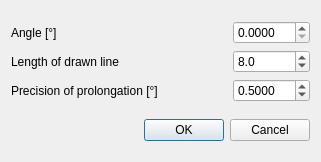
<?xml version="1.0" encoding="UTF-8"?>
<ui version="4.0">
 <class>PlaceOrientation</class>
 <widget class="QDialog" name="PlaceOrientation">
  <property name="geometry">
   <rect>
    <x>0</x>
    <y>0</y>
    <width>321</width>
    <height>162</height>
   </rect>
  </property>
  <property name="windowTitle">
   <string>Place orientation</string>
  </property>
  <layout class="QGridLayout" name="gridLayout">
   <item row="4" column="0" colspan="3">
    <widget class="QLabel" name="label_4">
     <property name="enabled">
      <bool>true</bool>
     </property>
     <property name="text">
      <string>Precision of prolongation [°]</string>
     </property>
    </widget>
   </item>
   <item row="7" column="0">
    <spacer name="verticalSpacer_2">
     <property name="orientation">
      <enum>Qt::Vertical</enum>
     </property>
     <property name="sizeHint" stdset="0">
      <size>
       <width>20</width>
       <height>40</height>
      </size>
     </property>
    </spacer>
   </item>
   <item row="6" column="0" colspan="5">
    <widget class="QDialogButtonBox" name="buttonBox">
     <property name="orientation">
      <enum>Qt::Horizontal</enum>
     </property>
     <property name="standardButtons">
      <set>QDialogButtonBox::Cancel|QDialogButtonBox::Ok</set>
     </property>
    </widget>
   </item>
   <item row="4" column="3">
    <spacer name="horizontalSpacer_2">
     <property name="orientation">
      <enum>Qt::Horizontal</enum>
     </property>
     <property name="sizeHint" stdset="0">
      <size>
       <width>40</width>
       <height>20</height>
      </size>
     </property>
    </spacer>
   </item>
   <item row="3" column="0">
    <widget class="QLabel" name="label_8">
     <property name="text">
      <string>Length of drawn line</string>
     </property>
    </widget>
   </item>
   <item row="5" column="3">
    <spacer name="verticalSpacer">
     <property name="orientation">
      <enum>Qt::Vertical</enum>
     </property>
     <property name="sizeHint" stdset="0">
      <size>
       <width>20</width>
       <height>40</height>
      </size>
     </property>
    </spacer>
   </item>
   <item row="0" column="1">
    <spacer name="verticalSpacer_3">
     <property name="orientation">
      <enum>Qt::Vertical</enum>
     </property>
     <property name="sizeHint" stdset="0">
      <size>
       <width>20</width>
       <height>40</height>
      </size>
     </property>
    </spacer>
   </item>
   <item row="4" column="4">
    <widget class="QDoubleSpinBox" name="precision">
     <property name="enabled">
      <bool>true</bool>
     </property>
     <property name="decimals">
      <number>4</number>
     </property>
     <property name="maximum">
      <double>10.000000000000000</double>
     </property>
     <property name="singleStep">
      <double>0.050000000000000</double>
     </property>
     <property name="value">
      <double>0.500000000000000</double>
     </property>
    </widget>
   </item>
   <item row="1" column="0">
    <widget class="QLabel" name="label">
     <property name="text">
      <string>Angle [°]</string>
     </property>
    </widget>
   </item>
   <item row="3" column="4">
    <widget class="QDoubleSpinBox" name="length">
     <property name="decimals">
      <number>1</number>
     </property>
     <property name="value">
      <double>8.000000000000000</double>
     </property>
    </widget>
   </item>
   <item row="1" column="4">
    <widget class="QDoubleSpinBox" name="observation">
     <property name="decimals">
      <number>4</number>
     </property>
     <property name="maximum">
      <double>360.000000000000000</double>
     </property>
    </widget>
   </item>
  </layout>
 </widget>
 <resources/>
 <connections>
  <connection>
   <sender>buttonBox</sender>
   <signal>accepted()</signal>
   <receiver>PlaceOrientation</receiver>
   <slot>accept()</slot>
   <hints>
    <hint type="sourcelabel">
     <x>248</x>
     <y>254</y>
    </hint>
    <hint type="destinationlabel">
     <x>157</x>
     <y>274</y>
    </hint>
   </hints>
  </connection>
  <connection>
   <sender>buttonBox</sender>
   <signal>rejected()</signal>
   <receiver>PlaceOrientation</receiver>
   <slot>reject()</slot>
   <hints>
    <hint type="sourcelabel">
     <x>316</x>
     <y>260</y>
    </hint>
    <hint type="destinationlabel">
     <x>286</x>
     <y>274</y>
    </hint>
   </hints>
  </connection>
 </connections>
</ui>
